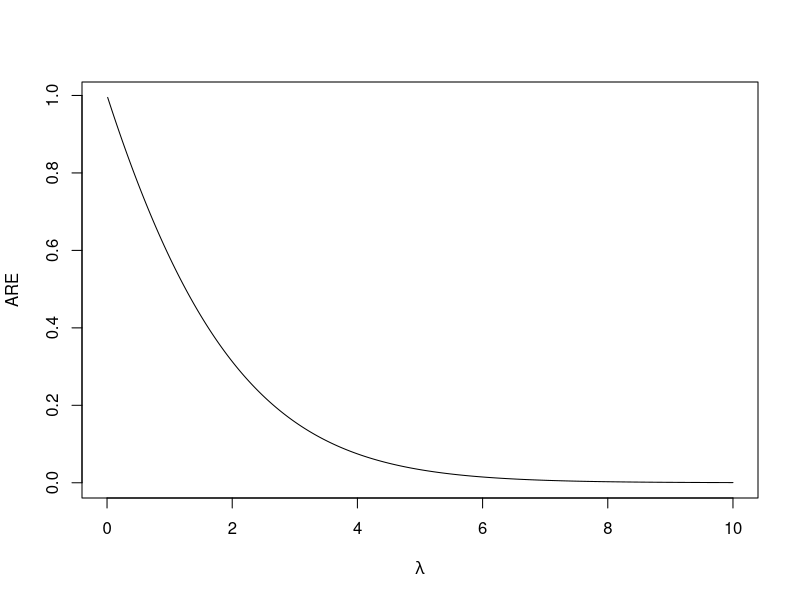

Write the R code that produced this figure.
## ---- chunk 1
knitr::opts_chunk$set(echo = TRUE)
## ---- chunk 2
# Data
mutants <- c(10,7,8,13,8,9,5,7,6,8,3,6,6,3,5)
y <- sum(mutants)
n <- length(mutants)
bue <- ((n-1)/n)^y
bue
xbar <- mean(mutants)
mle <- exp(-xbar)
mle
## ---- chunk 3
# C&B Example 10.1.17
lambda <- seq(0,10,by=0.01)
var_naive <- exp(-lambda)*(1-exp(-lambda))
var_mle <- lambda*exp(-2*lambda)
are <- var_mle/var_naive
plot(lambda,are,type = "l",xlab = expression(lambda),ylab = "ARE")
